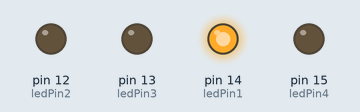
This sketch was run on a simulated Arduino Uno, built with avr-gcc and run on an emulated ATmega328P. On the bench: output pins drawn as LEDs (lit = HIGH).

Above: at 0.2 s.
At 1.2 s:
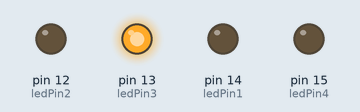
At 2.7 s:
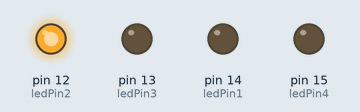
At 3.7 s:
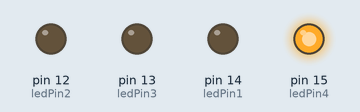
Timing chart, 0 to 4.6 s (numbered marks = the images above):
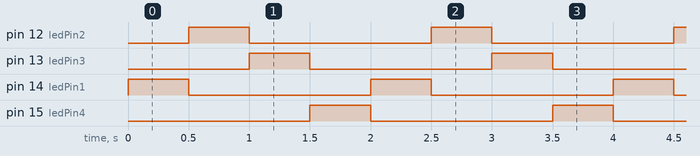

Measured:
- by itself, pin 12 (ledPin2), pin 13 (ledPin3), pin 14 (ledPin1), pin 15 (ledPin4): alternates HIGH for 0.50 s and LOW for 1.5 s
- by itself, everything shown: repeats every 2.0 s, in 4 steps

The sketch:

Pertemuan1_lab9.ino
```cpp
int ledPin1 = 14;
int ledPin2 = 12;
int ledPin3 = 13;
int ledPin4 = 15;

void setup() {
  pinMode(ledPin1, OUTPUT);
  pinMode(ledPin2, OUTPUT);
  pinMode(ledPin3, OUTPUT);
  pinMode(ledPin4, OUTPUT);
}

void loop() {
  digitalWrite(ledPin4, LOW);
  digitalWrite(ledPin1, HIGH);
  delay(500);
  digitalWrite(ledPin1, LOW);
  digitalWrite(ledPin2, HIGH);
  delay(500);
  digitalWrite(ledPin2, LOW);
  digitalWrite(ledPin3, HIGH);
  delay(500);
  digitalWrite(ledPin3, LOW);
  digitalWrite(ledPin4, HIGH);
  delay(500);
}
```
